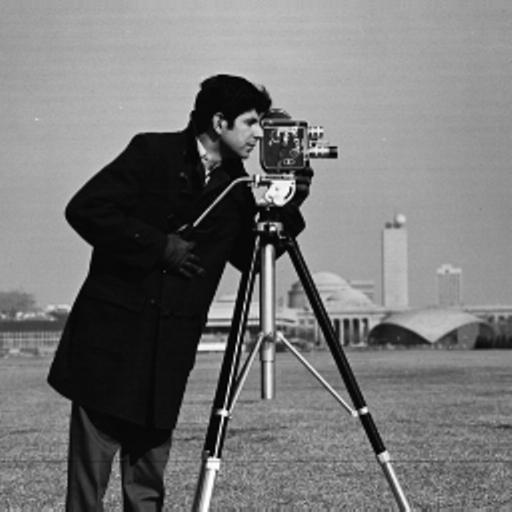
%> input picture Gaussian and Laplacian Pyramid/cameraman.tif, 512 x 512 px
$ octave assign8.m   (GNU Octave 9; MATLAB toolbox functions it lacks are replaced by stand-ins)
%> lines starting %> are read from the running program, lines starting %| are printed output that depends on the picture
clear all;
close all;
clc;

%step 1
I=imread("cameraman.tif");
%> I is the input picture: size 512x512 uint8; min 0, max 255, mean 118.3

%step 2
I_new = imresize(I,[30 30]);
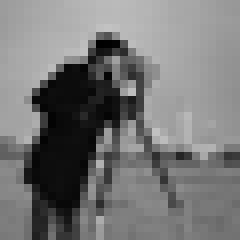
%> I_new: size 30x30 uint8 (shown 8 times larger); min 0, max 194, mean 118.3

%step 3
I_fft2 = fft2(I_new);
I_shifted = fftshift(I_fft2);

%step 4
figure,imagesc(I_new),colormap(gray);
figure,imagesc(abs(I_shifted)),colormap(gray);
%> after `colormap(gray)`:
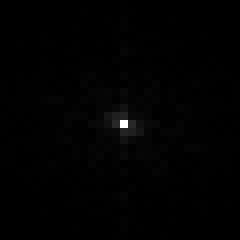
%> displayed picture: size 30x30x3, on the screen's scale of 0 to 255 (shown 8 times larger); min 0, max 255, mean 1.7

%step 5
N=9;
[X,Y] = meshgrid(ceil(-N/2):floor(N/2), ceil(-N/2):floor(N/2));
s = 0.8;
e = exp (-(X.^2 + Y.^2)/(2*s*s));
G = e/(2*pi*s*s);

%step 6
G_fft2 = fft2(G);
G_shifted = fftshift(G_fft2);
figure;

%step 7
G_mesh = mesh(abs(G_shifted)),colormap(gray);
%> after `colormap(gray)`:
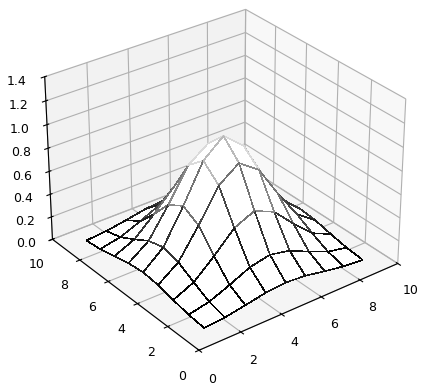
%> figure redrawn from the program's plot data

%step 8
padded_image = padarray(I_new, [floor(N/2) floor(N/2)]);
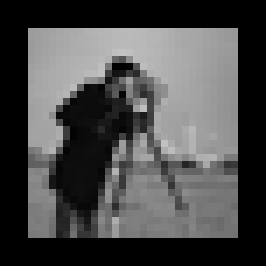
%> padded_image: size 38x38 uint8 (shown 7 times larger); min 0, max 194, mean 73.8
filtered_im = conv2(padded_image,G,'valid') ;
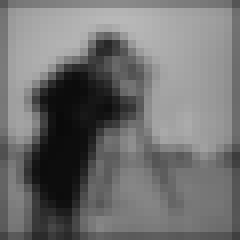
%> filtered_im: size 30x30 double (shown 8 times larger); min 10.03, max 184.7, mean 113.3
figure, imagesc(filtered_im),colormap(gray);

%step 9
PQ = size(I_new) + size(G) - 1;
%> PQ = [38 38]
PQ = 2 * ceil(PQ / 2);

I_f=fft2(I_new, PQ(1), PQ(2));
G_f=fft2(G, PQ(1), PQ(2));

prod = G_f.*I_f;

%step 10
prod_ifft=real(ifft2(prod))
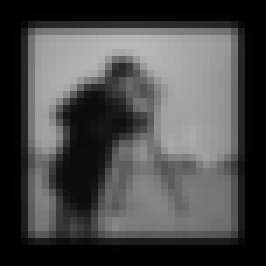
%> prod_ifft: size 38x38 double (shown 7 times larger); min 3.94e-10, max 184.7, mean 73.8
final_prod = imcrop(prod_ifft,[5 5 29 29]);
figure, imagesc(final_prod),colormap(gray);

%step 11
M = length(I_new);
%> M = 30
X = double(I_new);
%> (the run ends here)
